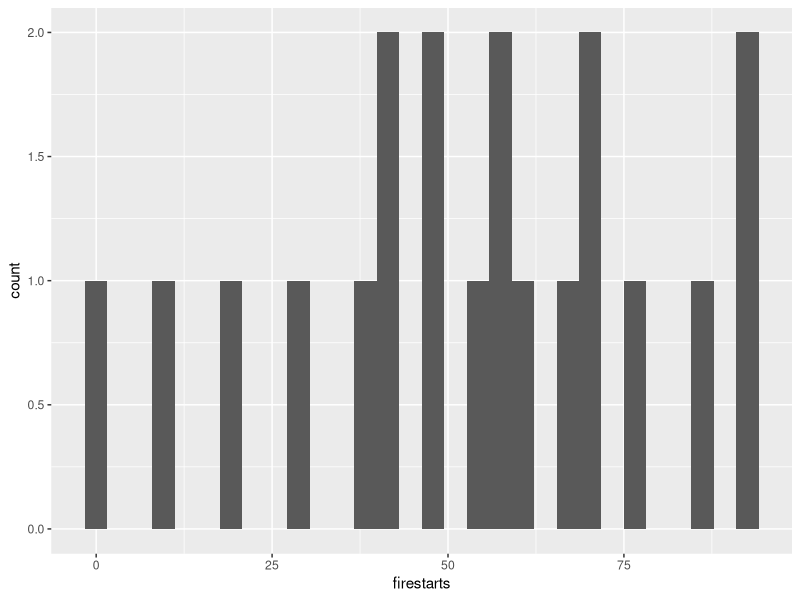
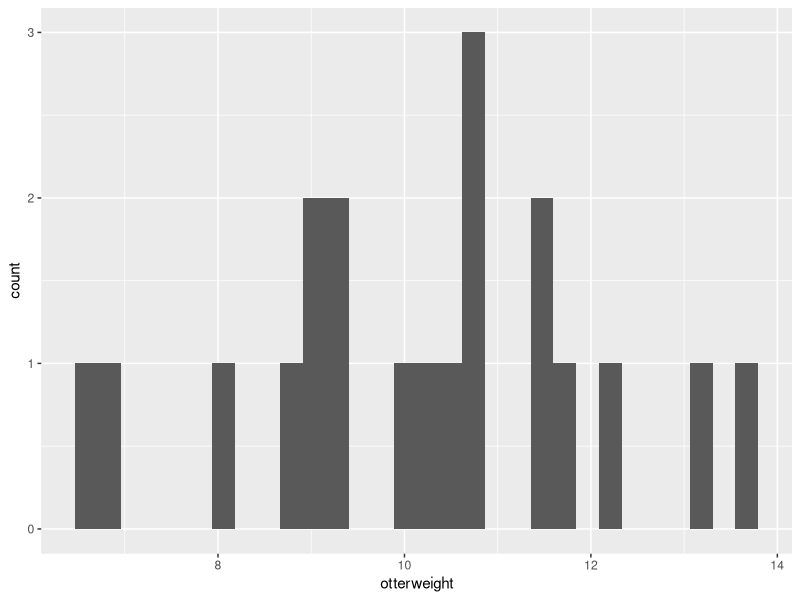
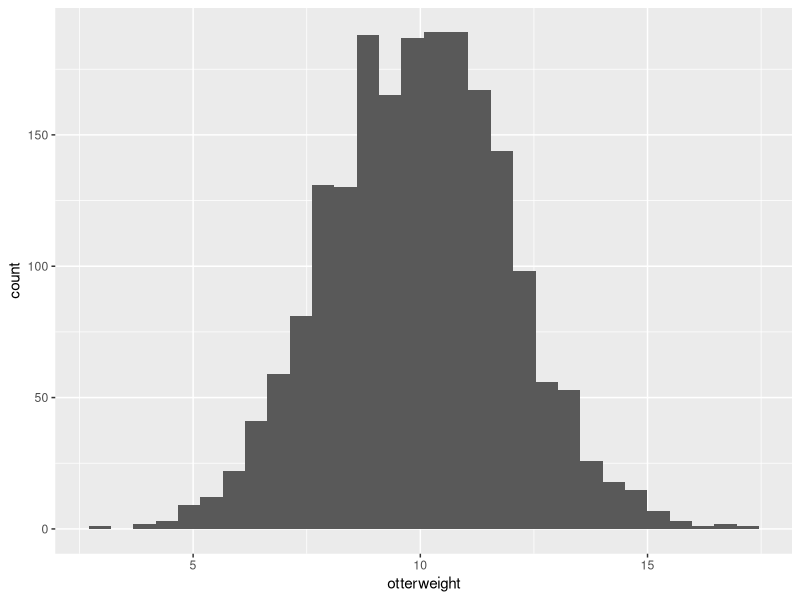
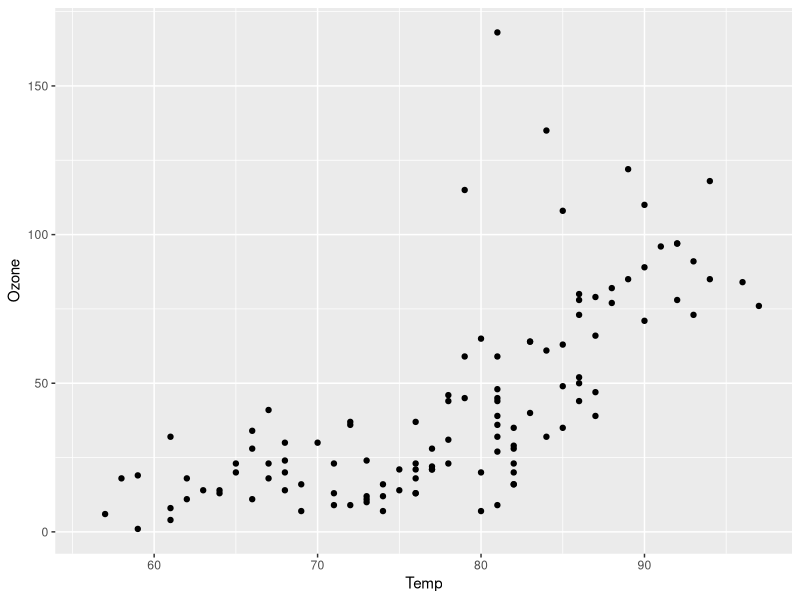
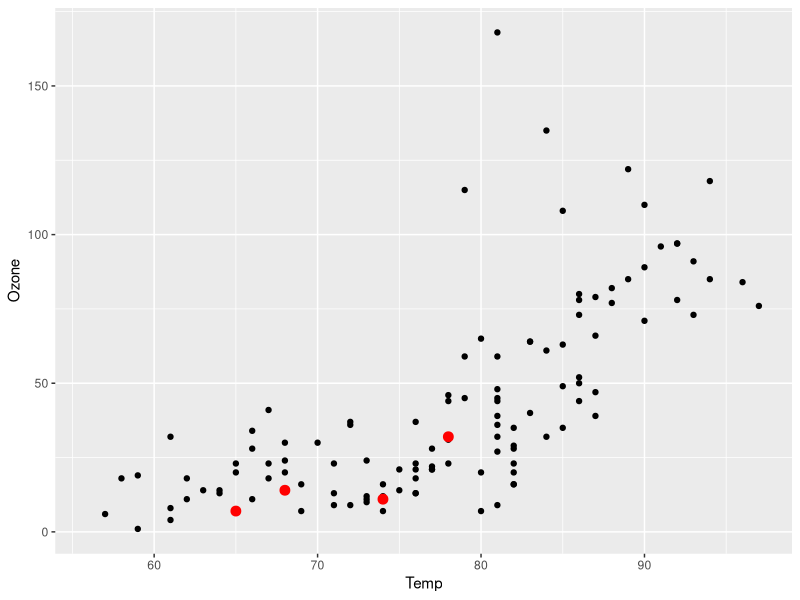
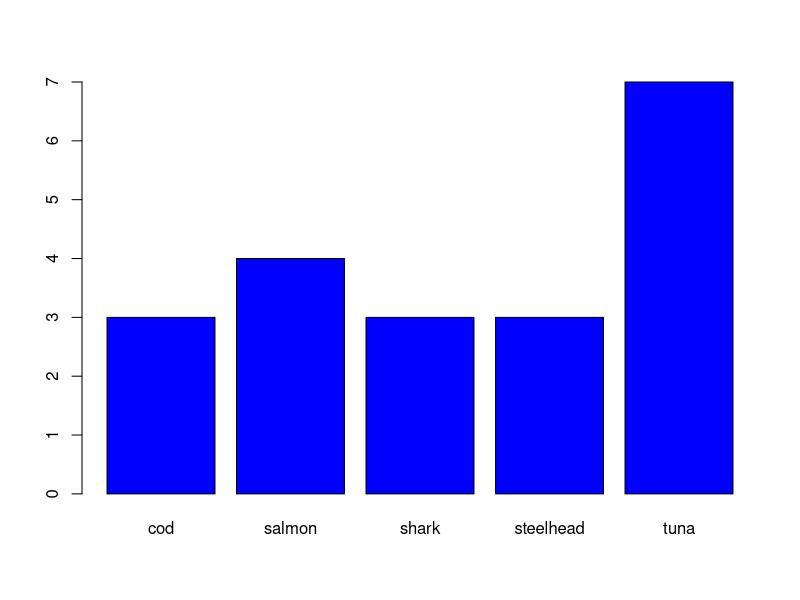
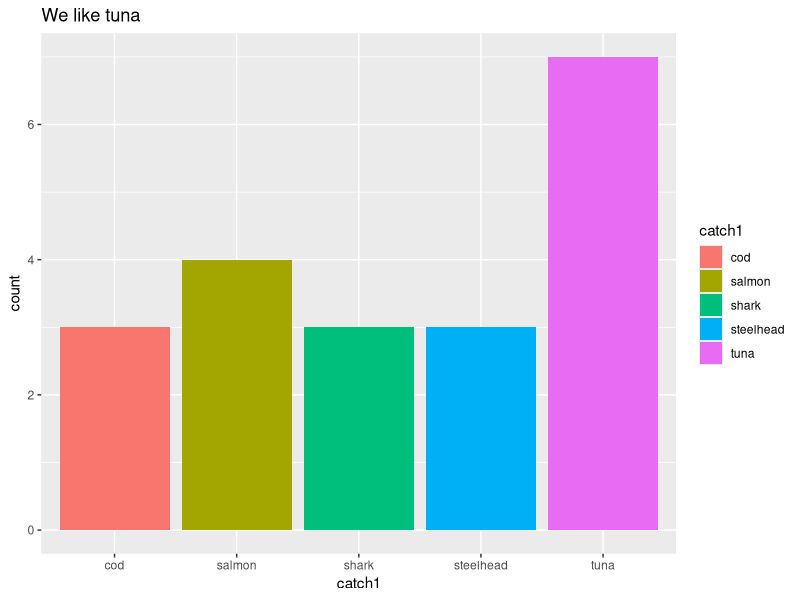
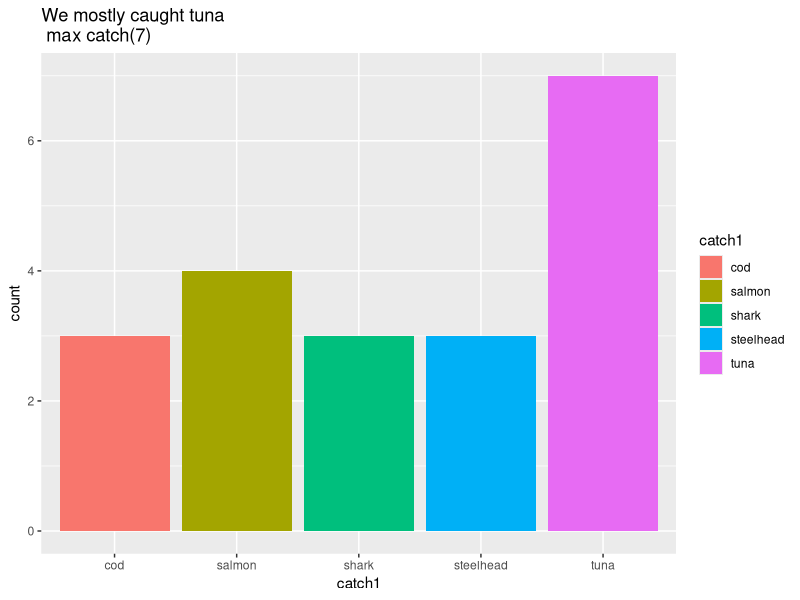

Write R code to recreate these figures, in order.
## ---- chunk 1
knitr::opts_chunk$set(echo =TRUE)
knitr::opts_chunk$set(error=TRUE)

library(tidyverse)

## ---- chunk 2
# want to random start 20  fires in a fire model, locations numbered from 1 to 100
firestarts = runif(20, min=0, max=100)
ggplot(data.frame(firestarts=firestarts), aes(firestarts))+geom_histogram()
# want to mimic a population of 20 otters with a mean weight of 10 kg and a standard deviation of 2 kg
otterweight = rnorm(20, mean=10, sd=2)
ggplot(data.frame(otterweight), aes(otterweight))+geom_histogram()
# notice how the more you sample the more it looks normal
otterweight = rnorm(2000, mean=10, sd=2)
ggplot(data.frame(otterweight), aes(otterweight))+geom_histogram()


# sample allows you to pick from a vector of values, lets say we want to randomly pick years from a sequence of years from 2000 to 2025
# two options - we allow a year to be picked more than once
pick = sample(seq(2000,2025), size=20, replace=T)
pick
# no repeat years
pick = sample(seq(2000,2025), size=20, replace=F)
pick

## ---- chunk 3

data()

# Lets look at New York Air Quality Measurement
# load into your R environment
data(airquality)
# learn about dataset
help(airquality)
# a good way to see structure of data
str(airquality)

# does Ozone correlate with air temperature
ggplot(airquality, aes(x=Temp, y=Ozone))+geom_point()

# lets say we are testing a new product and we want a sample of 5 ozone measurement that conforms to the distribution in this dataset
ozone_sample = sample(airquality$Ozone, size=5, replace=F)
ozone_sample

# plot our sample days

ggplot(airquality, aes(x=Temp, y=Ozone))+geom_point()+
  geom_point(data=data.frame(Temp=airquality$Temp[ozone_sample], Ozone=ozone_sample), color="red", size=3)

## ---- chunk 4
a = c(1.3, 1, 4, 1.3, 22)
# compute the mean
mean(a)
## ---- chunk 5
a = as.factor(a)
# compute the mean
mean(a)

#why? lets look
a




## ---- chunk 6

# create vector of possible fish 
possible.fish = c("salmon","steelhead","shark","tuna","cod")

# we can use sample to simulate a random recording of catch by fisherman, lets say we pick 20 fish from the net

catch1 = base::sample(possible.fish, size=20, replace=T)
# because possible.fish was a factor catch1 will be a factor
catch1

summary(catch1)
# if we want summary to be more useful - make this a factor
catch1 = as.factor(catch1)


# to quickly get frequencies of different fish and to plot 
summary(catch1)
plot(catch1, col="blue")


# we can also use summary to explore and return information about the distribution
# mean frequency of a particular type of fish
mean(summary(catch1))

# maximum frequency
max(summary(catch1))

# which fish was most frequently caught
which.max(summary(catch1))

#to get just the name 
names(which.max(summary(catch1)))

## ---- chunk 7
# use results for creating text
# sprintf creates a string %s mean use what ever is after the , to fill in a string
plottitle=sprintf("We like %s", names(which.max(summary(catch1))))

ggplot(data.frame(catch1=catch1), aes(catch1, fill=catch1))+geom_histogram(stat="count")+labs(title=plottitle)

# you can also add numbers to the string
plottitle=sprintf("We mostly caught %s \n max catch(%d)", names(which.max(summary(catch1))), max(summary(catch1)))
ggplot(data.frame(catch1=catch1), aes(catch1, fill=catch1))+geom_histogram(stat="count")+labs(title=plottitle)

## ---- chunk 8

a = as.factor(c(1.3, 1, 4, 1.3, 22))
#sum(a)

# try to make a numeric version from the factor
b = as.numeric(a)
sum(b)
b

# better
b = as.character(a)
b = as.numeric(b)
b
sum(b)
## ---- chunk 9

# make a list
sale = list(id=2, quality="high", contents=c("apple","cherry"), cost=c(4,5))
sale

#ways to access elements
sale$id
sale$what

# you can also access by list item number
# the [x] denotes the xth item in the list
sale[[3]]
sale[["contents"]]


# how do you get the second element in the vector that has the contents
# there are two ways


# add to a list
sale$location = "Farmers market"
sale
# or remove
sale$location = NULL
sale

# some tricky things
# correct accessing items in list
sale$cost
sale[[4]]

# works but
#sale[4]


sum(sale$cost)
sum(sale[[4]])
